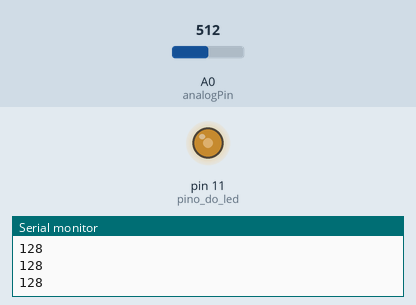
This sketch was run on a simulated Arduino Uno, built with avr-gcc and run on an emulated ATmega328P. Shown: output pins drawn as LEDs (lit = HIGH), the last lines printed to the serial monitor. The inputs (shaded band) are chosen by the test bench; at power-on: A0 (analogPin) = 512.

Above: at 1.2 s.
1.3 s: A0 (analogPin) set to 716
At 2.3 s:
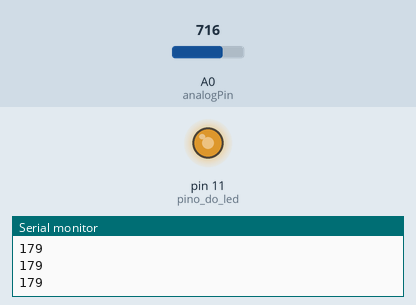
2.8 s: A0 (analogPin) set to 900
At 3.2 s:
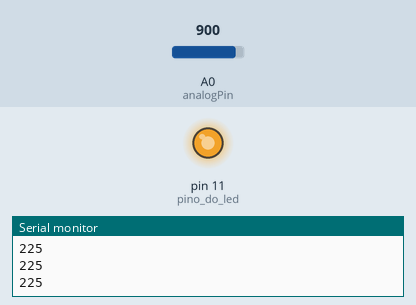
4.3 s: A0 (analogPin) set to 122
At 5.5 s:
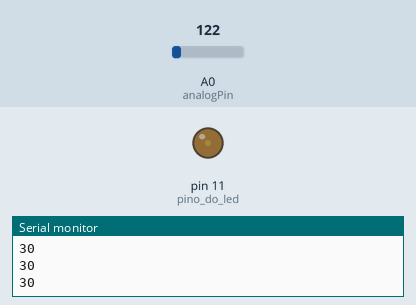
5.8 s: A0 (analogPin) set to 0
At 7.0 s:
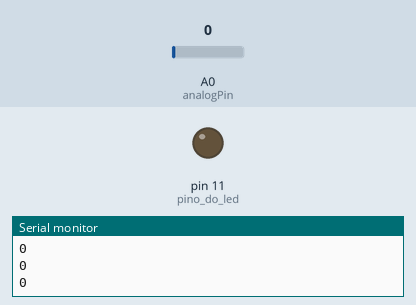
Timing chart, 0 to 8.3 s (numbered marks = the images above; inputs shaded):
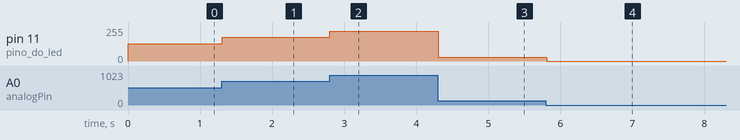

The sketch:

PWM.ino
```cpp
int analogPin = A0;
int tensao_bit = 0;


void setup() {
  Serial.begin(9600);
  pinMode(11, OUTPUT); //pino do led
}

void loop() {

  int tensao_bit = analogRead(analogPin);
  Serial.println(tensao_bit >> 2);
  analogWrite(11, tensao_bit/4);


  delay(10);
}
```

Measured:
- after the input at 1.3 s, pin 11 (pino_do_led): 128/255 → 179/255 at once
- after the input at 2.8 s, pin 11 (pino_do_led): 179/255 → 225/255 at once
- after the input at 4.3 s, pin 11 (pino_do_led): 225/255 → 30/255 at once
- after the input at 5.8 s, pin 11 (pino_do_led): 30/255 → 0/255 at once
